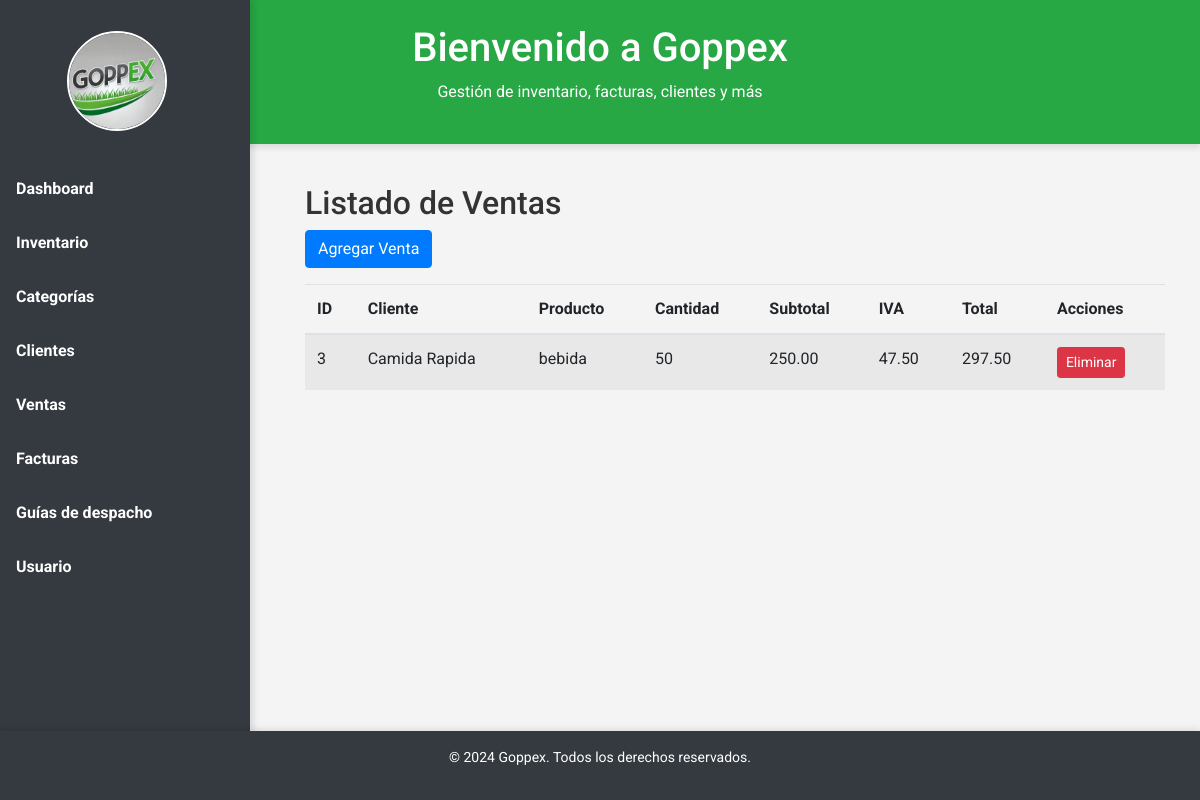
/ventas/, run on the app's committed database.
### inventory/models.py (models this page shows, shortened)
class Venta(models.Model):
    cliente = models.ForeignKey(Cliente, on_delete=models.CASCADE)
    producto = models.ForeignKey(Producto, on_delete=models.CASCADE)
    cantidad_producto = models.IntegerField()
    fecha_venta = models.DateTimeField(auto_now_add=True)
    sub_total = models.DecimalField(max_digits=15, decimal_places=2)
    iva = models.DecimalField(max_digits=15, decimal_places=2)
    descuento = models.DecimalField(max_digits=15, decimal_places=2, default=0)
    total = models.DecimalField(max_digits=15, decimal_places=2)

class Cliente(models.Model):
    rut = models.CharField(max_length=15, unique=True)
    razon_social = models.CharField(max_length=255)
    giro = models.CharField(max_length=255)
    direccion = models.CharField(max_length=255)
    correo = models.EmailField()
    telefono = models.CharField(max_length=15)
    fecha_inicio = models.DateTimeField(auto_now_add=True)
    fecha_termino = models.DateTimeField(auto_now=True)
    oculto = models.BooleanField(default=False)  # Agregado para ocultar clientes

class Producto(models.Model):
    id = models.AutoField(primary_key=True)  # Campo ID automático
    codigo = models.CharField(max_length=50, unique=True)  # Código ingresado manualmente
    nombre = models.CharField(max_length=100)
    descripcion = models.TextField()
    precio_unitario = models.DecimalField(max_digits=10, decimal_places=2)
    fecha_vencimiento = models.DateField()
    categoria = models.ForeignKey(Categoria, on_delete=models.CASCADE)
    cantidad = models.IntegerField()
    oculto = models.BooleanField(default=False)  # Campo para ocultar productos
    visible = models.BooleanField(default=True)  # Este campo indica si el producto está visible o no

### inventory/views.py (the view)
# urls.py: path('ventas/', views.ventas, name='ventas'),
def ventas(request):
    ventas = Venta.objects.all()
    return render(request, 'inventory/ventas.html', {'ventas': ventas})

### inventory/templates/inventory/ventas.html
{% extends 'base.html' %}
{% block content %}
<h2>Listado de Ventas</h2>
<a href="{% url 'agregar_venta' %}" class="btn btn-primary mb-3">Agregar Venta</a>
<table class="table table-striped">
    <thead>
        <tr>
            <th>ID</th>
            <th>Cliente</th>
            <th>Producto</th>
            <th>Cantidad</th>
            <th>Subtotal</th>
            <th>IVA</th>
            <th>Total</th>
            <th>Acciones</th>
        </tr>
    </thead>
    <tbody>
        {% for venta in ventas %}
        <tr>
            <td>{{ venta.id }}</td>
            <td>{{ venta.cliente.razon_social }}</td>
            <td>{{ venta.producto.nombre }}</td>
            <td>{{ venta.cantidad_producto }}</td>
            <td>{{ venta.sub_total }}</td>
            <td>{{ venta.iva }}</td>
            <td>{{ venta.total }}</td>
            <td>
                <a href="{% url 'eliminar_venta' venta.id %}" class="btn btn-danger btn-sm">Eliminar</a>
            </td>
        </tr>
        {% endfor %}
    </tbody>
</table>
{% endblock %}

### static/css/styles.css (style rules this page uses)
body { font-family: 'Roboto', sans-serif; background-color: #f4f4f4; color: #333; }

### data on the page
Venta: id "3", cliente.razon_social "Camida Rapida", producto.nombre "bebida", cantidad_producto "50", sub_total "250.00", iva "47.50", total "297.50"
